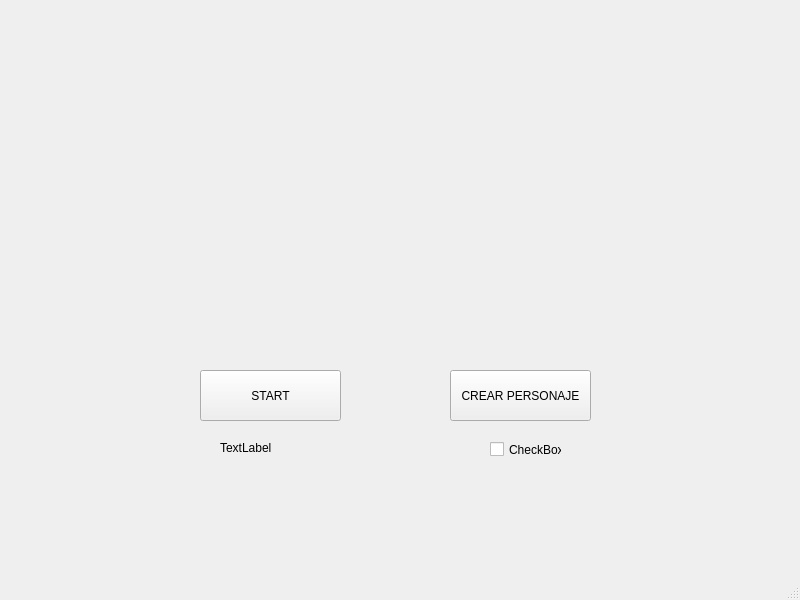
<?xml version="1.0" encoding="UTF-8"?>
<ui version="4.0">
 <class>MainWindow</class>
 <widget class="QMainWindow" name="MainWindow">
  <property name="geometry">
   <rect>
    <x>0</x>
    <y>0</y>
    <width>800</width>
    <height>600</height>
   </rect>
  </property>
  <property name="windowTitle">
   <string>MainWindow</string>
  </property>
  <widget class="QWidget" name="centralwidget">
   <widget class="QLabel" name="label">
    <property name="geometry">
     <rect>
      <x>80</x>
      <y>-10</y>
      <width>811</width>
      <height>361</height>
     </rect>
    </property>
    <property name="text">
     <string>&lt;html&gt;&lt;head/&gt;&lt;body&gt;&lt;p&gt;&lt;img src=&quot;:/res/inicio2.png&quot;/&gt;&lt;/p&gt;&lt;/body&gt;&lt;/html&gt;</string>
    </property>
   </widget>
   <widget class="QPushButton" name="start">
    <property name="geometry">
     <rect>
      <x>200</x>
      <y>370</y>
      <width>141</width>
      <height>51</height>
     </rect>
    </property>
    <property name="text">
     <string>START</string>
    </property>
   </widget>
   <widget class="QPushButton" name="personaje">
    <property name="geometry">
     <rect>
      <x>450</x>
      <y>370</y>
      <width>141</width>
      <height>51</height>
     </rect>
    </property>
    <property name="text">
     <string>CREAR PERSONAJE</string>
    </property>
   </widget>
   <widget class="QLabel" name="label_2">
    <property name="geometry">
     <rect>
      <x>220</x>
      <y>440</y>
      <width>81</width>
      <height>16</height>
     </rect>
    </property>
    <property name="text">
     <string>TextLabel</string>
    </property>
   </widget>
   <widget class="QCheckBox" name="checkBox">
    <property name="geometry">
     <rect>
      <x>490</x>
      <y>440</y>
      <width>72</width>
      <height>19</height>
     </rect>
    </property>
    <property name="text">
     <string>CheckBox</string>
    </property>
   </widget>
  </widget>
  <widget class="QMenuBar" name="menubar">
   <property name="geometry">
    <rect>
     <x>0</x>
     <y>0</y>
     <width>800</width>
     <height>20</height>
    </rect>
   </property>
  </widget>
  <widget class="QStatusBar" name="statusbar"/>
 </widget>
 <resources/>
 <connections/>
</ui>
